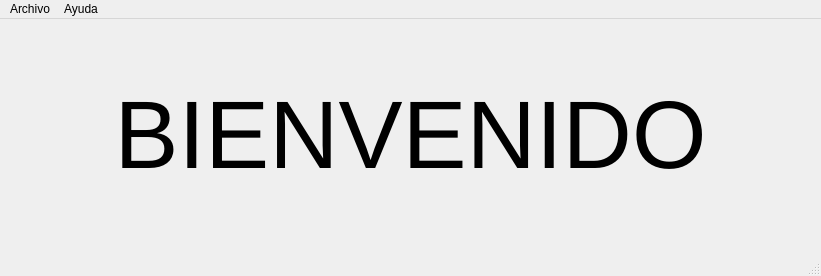
<?xml version="1.0" encoding="UTF-8"?>
<ui version="4.0">
 <class>MainWindow</class>
 <widget class="QMainWindow" name="MainWindow">
  <property name="geometry">
   <rect>
    <x>0</x>
    <y>0</y>
    <width>821</width>
    <height>276</height>
   </rect>
  </property>
  <property name="windowTitle">
   <string>MainWindow</string>
  </property>
  <widget class="QWidget" name="centralwidget">
   <layout class="QGridLayout" name="gridLayout">
    <item row="0" column="0">
     <widget class="QLabel" name="label">
      <property name="text">
       <string>&lt;html&gt;&lt;head/&gt;&lt;body&gt;&lt;p align=&quot;center&quot;&gt;&lt;span style=&quot; font-size:72pt;&quot;&gt;BIENVENIDO&lt;/span&gt;&lt;/p&gt;&lt;/body&gt;&lt;/html&gt;</string>
      </property>
     </widget>
    </item>
   </layout>
  </widget>
  <widget class="QMenuBar" name="menubar">
   <property name="geometry">
    <rect>
     <x>0</x>
     <y>0</y>
     <width>821</width>
     <height>22</height>
    </rect>
   </property>
   <widget class="QMenu" name="menuArchivo">
    <property name="title">
     <string>Archivo</string>
    </property>
    <addaction name="actionSalirAplicacion"/>
    <addaction name="separator"/>
   </widget>
   <widget class="QMenu" name="menuAyuda">
    <property name="title">
     <string>Ayuda</string>
    </property>
    <addaction name="actionAcerca_de_Qt"/>
    <addaction name="separator"/>
   </widget>
   <addaction name="menuArchivo"/>
   <addaction name="menuAyuda"/>
  </widget>
  <widget class="QStatusBar" name="statusbar"/>
  <action name="actionSalirAplicacion">
   <property name="text">
    <string>Salir aplicacion</string>
   </property>
  </action>
  <action name="actionAcerca_de_Qt">
   <property name="text">
    <string>Acerca de Qt</string>
   </property>
  </action>
 </widget>
 <resources/>
 <connections/>
</ui>
